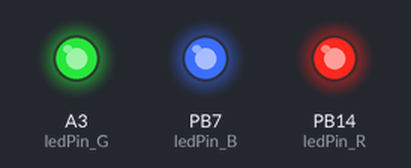
The sketch below on a simulated STM32 Nucleo. On the bench: output pins drawn as LEDs (lit = HIGH).

Above: at 0.2 s.
At 1.7 s:
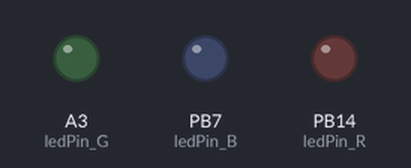
Timing chart, 0 to 3.0 s (numbered marks = the images above):
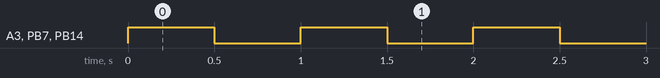

The sketch:

01_NUCLEO_LED.ino
```cpp
// PB14:RED, PB0:GREEN, PB7:BLUE
// PC13:USER_BUTTON

int ledPin_R = PB14;   // LED R
int ledPin_G = PB0;    // LED G
int ledPin_B = PB7;    // LED B

void setup() {
  pinMode(ledPin_R,OUTPUT);
  pinMode(ledPin_G,OUTPUT);
  pinMode(ledPin_B,OUTPUT);
}

void loop() {

    digitalWrite(ledPin_R, HIGH);
    digitalWrite(ledPin_G, HIGH);
    digitalWrite(ledPin_B, HIGH);
    delay(500);
    digitalWrite(ledPin_R, LOW);
    digitalWrite(ledPin_G, LOW);
    digitalWrite(ledPin_B, LOW);
    delay(500);
}
```

Measured:
- by itself, A3 (ledPin_G), PB7 (ledPin_B), PB14 (ledPin_R): alternates HIGH for 0.50 s and LOW for 0.50 s
